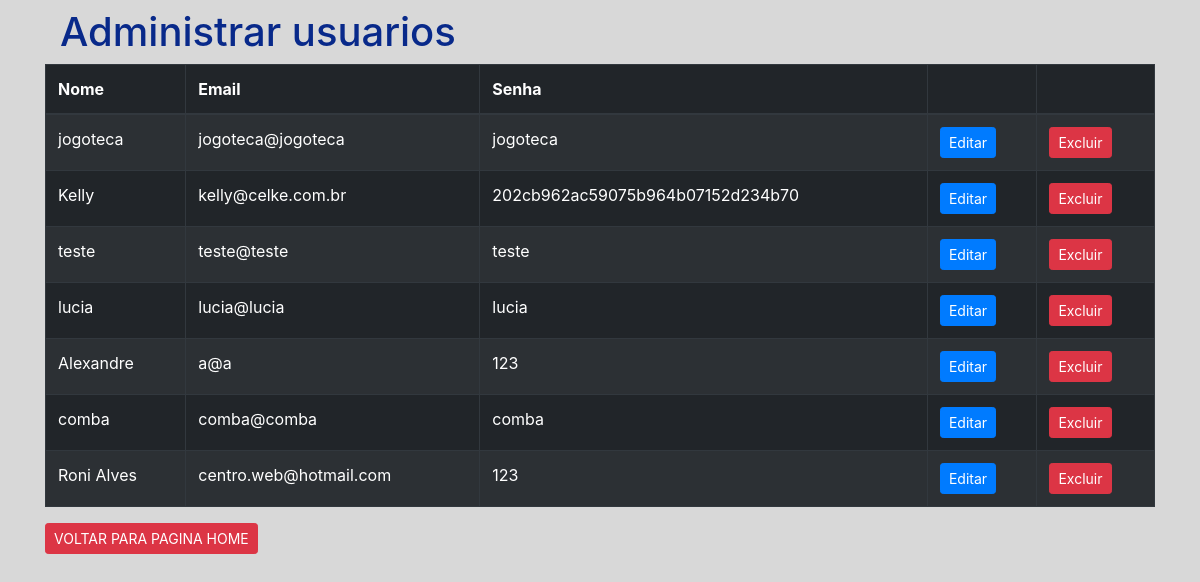
The page /telaadm.php on the database its author committed.
### tables this page shows
CREATE TABLE `usuarios` (
  `id` int(11) NOT NULL,
  `nome` varchar(220) NOT NULL,
  `email` varchar(520) NOT NULL,
  `senha` varchar(50) NOT NULL,
  `situacoe_id` int(11) NOT NULL DEFAULT '0',
  `niveis_acesso_id` int(11) NOT NULL,
  `created` datetime NOT NULL,
  `modified` datetime DEFAULT NULL,
  `nomeavatar` varchar(220) NOT NULL
);

### telaadm.php (the view, shortened to what this page needs)
<?php
include_once('conexao.php');
$sql_usuarios = "select * from usuarios";
$usuarios = mysqli_query($conn, $sql_usuarios);
?>
<!DOCTYPE html>
<html lang="pt-br">
  <head>
    <link href="vendor/bootstrap/css/bootstrap.min.css" rel="stylesheet">
    <link href="css/adm.css" rel="stylesheet">
  </head>
  <body class="fundotela">
  <div class="container">
      <div class="page-header  col-sm-8">
        <h1 style="color: #08298A" >Administrar usuarios</h1>
      </div>
<div >
      <table class="table table-striped table-bordered table-hover table-condensed table-dark">
        <thead>
          <tr>
            <th>Nome</th>
            <th>Email</th>
            <th>Senha</th>
            <th></th>
            <th></th>
          </tr>
        </thead>
        <tbody>
          <?php while($u = mysqli_fetch_array($usuarios)): ?>
            <tr class="success">
              <td><?php echo $u['nome']; ?></td>
              <td><?php echo $u['email']; ?></td>
              <td><?php echo $u['senha']; ?></td>
              <td> <a href="perfil.php?usuario_id=<?php echo $u['id']; ?>&redirect=telaadm.php" class="btn btn-primary btn-sm"  >Editar</button></td>
              <td> <a href="excluirUsuario.php?excluir=<?php echo $u['id']; ?>" class="btn btn-danger btn-sm"  >Excluir</a></td>
            </tr>
          <?php endwhile; ?>
        </tbody>
      </table>
    </div>
  <div>
<form name="loginform" method="post" action="home.php"  >
            <input class="btn btn-danger btn-sm" type="submit" name="BTN VOLTAR" value="VOLTAR PARA PAGINA HOME" ><br><br>
          </form>
   </div>
 </div>
  </body>
</html>

### css/adm.css (style rules this page uses)
.fundotela { background: #D8D8D8; }

### rows shown on the page
usuarios: nome "jogoteca", email "jogoteca@jogoteca", senha "jogoteca"
usuarios: nome "Kelly", email "kelly@celke.com.br", senha "202cb962ac59075b964b07152d234b70"
usuarios: nome "teste", email "teste@teste", senha "teste"
usuarios: nome "lucia", email "lucia@lucia", senha "lucia"
usuarios: nome "Alexandre", email "a@a", senha "123"
usuarios: nome "comba", email "comba@comba", senha "comba"
usuarios: nome "Roni Alves", email "centro.web@hotmail.com", senha "123"
